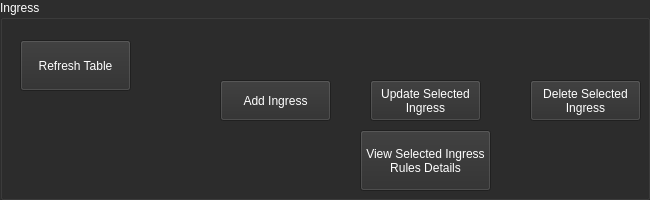
               <widget class="QGroupBox" name="groupBox_7">
                <property name="sizePolicy">
                 <sizepolicy hsizetype="Preferred" vsizetype="Preferred">
                  <horstretch>0</horstretch>
                  <verstretch>2</verstretch>
                 </sizepolicy>
                </property>
                <property name="palette">
                 <palette>
                  <active>
                   <colorrole role="WindowText">
                    <brush brushstyle="SolidPattern">
                     <color alpha="255">
                      <red>255</red>
                      <green>255</green>
                      <blue>255</blue>
                     </color>
                    </brush>
                   </colorrole>
                   <colorrole role="Button">
                    <brush brushstyle="SolidPattern">
                     <color alpha="255">
                      <red>45</red>
                      <green>45</green>
                      <blue>45</blue>
                     </color>
                    </brush>
                   </colorrole>
                   <colorrole role="Base">
                    <brush brushstyle="SolidPattern">
                     <color alpha="255">
                      <red>45</red>
                      <green>45</green>
                      <blue>45</blue>
                     </color>
                    </brush>
                   </colorrole>
                   <colorrole role="Window">
                    <brush brushstyle="SolidPattern">
                     <color alpha="255">
                      <red>45</red>
                      <green>45</green>
                      <blue>45</blue>
                     </color>
                    </brush>
                   </colorrole>
                  </active>
                  <inactive>
                   <colorrole role="WindowText">
                    <brush brushstyle="SolidPattern">
                     <color alpha="255">
                      <red>255</red>
                      <green>255</green>
                      <blue>255</blue>
                     </color>
                    </brush>
                   </colorrole>
                   <colorrole role="Button">
                    <brush brushstyle="SolidPattern">
                     <color alpha="255">
                      <red>45</red>
                      <green>45</green>
                      <blue>45</blue>
                     </color>
                    </brush>
                   </colorrole>
                   <colorrole role="Base">
                    <brush brushstyle="SolidPattern">
                     <color alpha="255">
                      <red>45</red>
                      <green>45</green>
                      <blue>45</blue>
                     </color>
                    </brush>
                   </colorrole>
                   <colorrole role="Window">
                    <brush brushstyle="SolidPattern">
                     <color alpha="255">
                      <red>45</red>
                      <green>45</green>
                      <blue>45</blue>
                     </color>
                    </brush>
                   </colorrole>
                  </inactive>
                  <disabled>
                   <colorrole role="WindowText">
                    <brush brushstyle="SolidPattern">
                     <color alpha="255">
                      <red>120</red>
                      <green>120</green>
                      <blue>120</blue>
                     </color>
                    </brush>
                   </colorrole>
                   <colorrole role="Button">
                    <brush brushstyle="SolidPattern">
                     <color alpha="255">
                      <red>45</red>
                      <green>45</green>
                      <blue>45</blue>
                     </color>
                    </brush>
                   </colorrole>
                   <colorrole role="Base">
                    <brush brushstyle="SolidPattern">
                     <color alpha="255">
                      <red>45</red>
                      <green>45</green>
                      <blue>45</blue>
                     </color>
                    </brush>
                   </colorrole>
                   <colorrole role="Window">
                    <brush brushstyle="SolidPattern">
                     <color alpha="255">
                      <red>45</red>
                      <green>45</green>
                      <blue>45</blue>
                     </color>
                    </brush>
                   </colorrole>
                  </disabled>
                 </palette>
                </property>
                <property name="title">
                 <string>Ingress</string>
                </property>
                <widget class="QPushButton" name="btn_add_ingress">
                 <property name="geometry">
                  <rect>
                   <x>220</x>
                   <y>80</y>
                   <width>111</width>
                   <height>41</height>
                  </rect>
                 </property>
                 <property name="palette">
                  <palette>
                   <active>
                    <colorrole role="Button">
                     <brush brushstyle="SolidPattern">
                      <color alpha="255">
                       <red>45</red>
                       <green>45</green>
                       <blue>45</blue>
                      </color>
                     </brush>
                    </colorrole>
                    <colorrole role="ButtonText">
                     <brush brushstyle="SolidPattern">
                      <color alpha="255">
                       <red>255</red>
                       <green>255</green>
                       <blue>255</blue>
                      </color>
                     </brush>
                    </colorrole>
                    <colorrole role="Base">
                     <brush brushstyle="SolidPattern">
                      <color alpha="255">
                       <red>45</red>
                       <green>45</green>
                       <blue>45</blue>
                      </color>
                     </brush>
                    </colorrole>
                    <colorrole role="Window">
                     <brush brushstyle="SolidPattern">
                      <color alpha="255">
                       <red>45</red>
                       <green>45</green>
                       <blue>45</blue>
                      </color>
                     </brush>
                    </colorrole>
                   </active>
                   <inactive>
                    <colorrole role="Button">
                     <brush brushstyle="SolidPattern">
                      <color alpha="255">
                       <red>45</red>
                       <green>45</green>
                       <blue>45</blue>
                      </color>
                     </brush>
                    </colorrole>
                    <colorrole role="ButtonText">
                     <brush brushstyle="SolidPattern">
                      <color alpha="255">
                       <red>255</red>
                       <green>255</green>
                       <blue>255</blue>
                      </color>
                     </brush>
                    </colorrole>
                    <colorrole role="Base">
                     <brush brushstyle="SolidPattern">
                      <color alpha="255">
                       <red>45</red>
                       <green>45</green>
                       <blue>45</blue>
                      </color>
                     </brush>
                    </colorrole>
                    <colorrole role="Window">
                     <brush brushstyle="SolidPattern">
                      <color alpha="255">
                       <red>45</red>
                       <green>45</green>
                       <blue>45</blue>
                      </color>
                     </brush>
                    </colorrole>
                   </inactive>
                   <disabled>
                    <colorrole role="Button">
                     <brush brushstyle="SolidPattern">
                      <color alpha="255">
                       <red>45</red>
                       <green>45</green>
                       <blue>45</blue>
                      </color>
                     </brush>
                    </colorrole>
                    <colorrole role="ButtonText">
                     <brush brushstyle="SolidPattern">
                      <color alpha="255">
                       <red>120</red>
                       <green>120</green>
                       <blue>120</blue>
                      </color>
                     </brush>
                    </colorrole>
                    <colorrole role="Base">
                     <brush brushstyle="SolidPattern">
                      <color alpha="255">
                       <red>45</red>
                       <green>45</green>
                       <blue>45</blue>
                      </color>
                     </brush>
                    </colorrole>
                    <colorrole role="Window">
                     <brush brushstyle="SolidPattern">
                      <color alpha="255">
                       <red>45</red>
                       <green>45</green>
                       <blue>45</blue>
                      </color>
                     </brush>
                    </colorrole>
                   </disabled>
                  </palette>
                 </property>
                 <property name="text">
                  <string>Add Ingress</string>
                 </property>
                </widget>
                <widget class="QPushButton" name="btn_delete_ingress">
                 <property name="geometry">
                  <rect>
                   <x>530</x>
                   <y>80</y>
                   <width>111</width>
                   <height>41</height>
                  </rect>
                 </property>
                 <property name="palette">
                  <palette>
                   <active>
                    <colorrole role="Button">
                     <brush brushstyle="SolidPattern">
                      <color alpha="255">
                       <red>45</red>
                       <green>45</green>
                       <blue>45</blue>
                      </color>
                     </brush>
                    </colorrole>
                    <colorrole role="ButtonText">
                     <brush brushstyle="SolidPattern">
                      <color alpha="255">
                       <red>255</red>
                       <green>255</green>
                       <blue>255</blue>
                      </color>
                     </brush>
                    </colorrole>
                    <colorrole role="Base">
                     <brush brushstyle="SolidPattern">
                      <color alpha="255">
                       <red>45</red>
                       <green>45</green>
                       <blue>45</blue>
                      </color>
                     </brush>
                    </colorrole>
                    <colorrole role="Window">
                     <brush brushstyle="SolidPattern">
                      <color alpha="255">
                       <red>45</red>
                       <green>45</green>
                       <blue>45</blue>
                      </color>
                     </brush>
                    </colorrole>
                   </active>
                   <inactive>
                    <colorrole role="Button">
                     <brush brushstyle="SolidPattern">
                      <color alpha="255">
                       <red>45</red>
                       <green>45</green>
                       <blue>45</blue>
                      </color>
                     </brush>
                    </colorrole>
                    <colorrole role="ButtonText">
                     <brush brushstyle="SolidPattern">
                      <color alpha="255">
                       <red>255</red>
                       <green>255</green>
                       <blue>255</blue>
                      </color>
                     </brush>
                    </colorrole>
                    <colorrole role="Base">
                     <brush brushstyle="SolidPattern">
                      <color alpha="255">
                       <red>45</red>
                       <green>45</green>
                       <blue>45</blue>
                      </color>
                     </brush>
                    </colorrole>
                    <colorrole role="Window">
                     <brush brushstyle="SolidPattern">
                      <color alpha="255">
                       <red>45</red>
                       <green>45</green>
                       <blue>45</blue>
                      </color>
                     </brush>
                    </colorrole>
                   </inactive>
                   <disabled>
                    <colorrole role="Button">
                     <brush brushstyle="SolidPattern">
                      <color alpha="255">
                       <red>45</red>
                       <green>45</green>
                       <blue>45</blue>
                      </color>
                     </brush>
                    </colorrole>
                    <colorrole role="ButtonText">
                     <brush brushstyle="SolidPattern">
                      <color alpha="255">
                       <red>120</red>
                       <green>120</green>
                       <blue>120</blue>
                      </color>
                     </brush>
                    </colorrole>
                    <colorrole role="Base">
                     <brush brushstyle="SolidPattern">
                      <color alpha="255">
                       <red>45</red>
                       <green>45</green>
                       <blue>45</blue>
                      </color>
                     </brush>
                    </colorrole>
                    <colorrole role="Window">
                     <brush brushstyle="SolidPattern">
                      <color alpha="255">
                       <red>45</red>
                       <green>45</green>
                       <blue>45</blue>
                      </color>
                     </brush>
                    </colorrole>
                   </disabled>
                  </palette>
                 </property>
                 <property name="text">
                  <string>Delete Selected
Ingress</string>
                 </property>
                </widget>
                <widget class="QPushButton" name="btn_update_ingress">
                 <property name="geometry">
                  <rect>
                   <x>370</x>
                   <y>80</y>
                   <width>111</width>
                   <height>41</height>
                  </rect>
                 </property>
                 <property name="palette">
                  <palette>
                   <active>
                    <colorrole role="Button">
                     <brush brushstyle="SolidPattern">
                      <color alpha="255">
                       <red>45</red>
                       <green>45</green>
                       <blue>45</blue>
                      </color>
                     </brush>
                    </colorrole>
                    <colorrole role="ButtonText">
                     <brush brushstyle="SolidPattern">
                      <color alpha="255">
                       <red>255</red>
                       <green>255</green>
                       <blue>255</blue>
                      </color>
                     </brush>
                    </colorrole>
                    <colorrole role="Base">
                     <brush brushstyle="SolidPattern">
                      <color alpha="255">
                       <red>45</red>
                       <green>45</green>
                       <blue>45</blue>
                      </color>
                     </brush>
                    </colorrole>
                    <colorrole role="Window">
                     <brush brushstyle="SolidPattern">
                      <color alpha="255">
                       <red>45</red>
                       <green>45</green>
                       <blue>45</blue>
                      </color>
                     </brush>
                    </colorrole>
                   </active>
                   <inactive>
                    <colorrole role="Button">
                     <brush brushstyle="SolidPattern">
                      <color alpha="255">
                       <red>45</red>
                       <green>45</green>
                       <blue>45</blue>
                      </color>
                     </brush>
                    </colorrole>
                    <colorrole role="ButtonText">
                     <brush brushstyle="SolidPattern">
                      <color alpha="255">
                       <red>255</red>
                       <green>255</green>
                       <blue>255</blue>
                      </color>
                     </brush>
                    </colorrole>
                    <colorrole role="Base">
                     <brush brushstyle="SolidPattern">
                      <color alpha="255">
                       <red>45</red>
                       <green>45</green>
                       <blue>45</blue>
                      </color>
                     </brush>
                    </colorrole>
                    <colorrole role="Window">
                     <brush brushstyle="SolidPattern">
                      <color alpha="255">
                       <red>45</red>
                       <green>45</green>
                       <blue>45</blue>
                      </color>
                     </brush>
                    </colorrole>
                   </inactive>
                   <disabled>
                    <colorrole role="Button">
                     <brush brushstyle="SolidPattern">
                      <color alpha="255">
                       <red>45</red>
                       <green>45</green>
                       <blue>45</blue>
                      </color>
                     </brush>
                    </colorrole>
                    <colorrole role="ButtonText">
                     <brush brushstyle="SolidPattern">
                      <color alpha="255">
                       <red>120</red>
                       <green>120</green>
                       <blue>120</blue>
                      </color>
                     </brush>
                    </colorrole>
                    <colorrole role="Base">
                     <brush brushstyle="SolidPattern">
                      <color alpha="255">
                       <red>45</red>
                       <green>45</green>
                       <blue>45</blue>
                      </color>
                     </brush>
                    </colorrole>
                    <colorrole role="Window">
                     <brush brushstyle="SolidPattern">
                      <color alpha="255">
                       <red>45</red>
                       <green>45</green>
                       <blue>45</blue>
                      </color>
                     </brush>
                    </colorrole>
                   </disabled>
                  </palette>
                 </property>
                 <property name="text">
                  <string>Update Selected
Ingress</string>
                 </property>
                </widget>
                <widget class="QPushButton" name="btn_refresh_ingress_table">
                 <property name="geometry">
                  <rect>
                   <x>20</x>
                   <y>40</y>
                   <width>111</width>
                   <height>51</height>
                  </rect>
                 </property>
                 <property name="palette">
                  <palette>
                   <active>
                    <colorrole role="Button">
                     <brush brushstyle="SolidPattern">
                      <color alpha="255">
                       <red>45</red>
                       <green>45</green>
                       <blue>45</blue>
                      </color>
                     </brush>
                    </colorrole>
                    <colorrole role="ButtonText">
                     <brush brushstyle="SolidPattern">
                      <color alpha="255">
                       <red>255</red>
                       <green>255</green>
                       <blue>255</blue>
                      </color>
                     </brush>
                    </colorrole>
                    <colorrole role="Base">
                     <brush brushstyle="SolidPattern">
                      <color alpha="255">
                       <red>45</red>
                       <green>45</green>
                       <blue>45</blue>
                      </color>
                     </brush>
                    </colorrole>
                    <colorrole role="Window">
                     <brush brushstyle="SolidPattern">
                      <color alpha="255">
                       <red>45</red>
                       <green>45</green>
                       <blue>45</blue>
                      </color>
                     </brush>
                    </colorrole>
                   </active>
                   <inactive>
                    <colorrole role="Button">
                     <brush brushstyle="SolidPattern">
                      <color alpha="255">
                       <red>45</red>
                       <green>45</green>
                       <blue>45</blue>
                      </color>
                     </brush>
                    </colorrole>
                    <colorrole role="ButtonText">
                     <brush brushstyle="SolidPattern">
                      <color alpha="255">
                       <red>255</red>
                       <green>255</green>
                       <blue>255</blue>
                      </color>
                     </brush>
                    </colorrole>
                    <colorrole role="Base">
                     <brush brushstyle="SolidPattern">
                      <color alpha="255">
                       <red>45</red>
                       <green>45</green>
                       <blue>45</blue>
                      </color>
                     </brush>
                    </colorrole>
                    <colorrole role="Window">
                     <brush brushstyle="SolidPattern">
                      <color alpha="255">
                       <red>45</red>
                       <green>45</green>
                       <blue>45</blue>
                      </color>
                     </brush>
                    </colorrole>
                   </inactive>
                   <disabled>
                    <colorrole role="Button">
                     <brush brushstyle="SolidPattern">
                      <color alpha="255">
                       <red>45</red>
                       <green>45</green>
                       <blue>45</blue>
                      </color>
                     </brush>
                    </colorrole>
                    <colorrole role="ButtonText">
                     <brush brushstyle="SolidPattern">
                      <color alpha="255">
                       <red>120</red>
                       <green>120</green>
                       <blue>120</blue>
                      </color>
                     </brush>
                    </colorrole>
                    <colorrole role="Base">
                     <brush brushstyle="SolidPattern">
                      <color alpha="255">
                       <red>45</red>
                       <green>45</green>
                       <blue>45</blue>
                      </color>
                     </brush>
                    </colorrole>
                    <colorrole role="Window">
                     <brush brushstyle="SolidPattern">
                      <color alpha="255">
                       <red>45</red>
                       <green>45</green>
                       <blue>45</blue>
                      </color>
                     </brush>
                    </colorrole>
                   </disabled>
                  </palette>
                 </property>
                 <property name="text">
                  <string>Refresh Table</string>
                 </property>
                </widget>
                <widget class="QPushButton" name="btn_ingress_rules">
                 <property name="geometry">
                  <rect>
                   <x>360</x>
                   <y>130</y>
                   <width>131</width>
                   <height>61</height>
                  </rect>
                 </property>
                 <property name="palette">
                  <palette>
                   <active>
                    <colorrole role="Button">
                     <brush brushstyle="SolidPattern">
                      <color alpha="255">
                       <red>45</red>
                       <green>45</green>
                       <blue>45</blue>
                      </color>
                     </brush>
                    </colorrole>
                    <colorrole role="ButtonText">
                     <brush brushstyle="SolidPattern">
                      <color alpha="255">
                       <red>255</red>
                       <green>255</green>
                       <blue>255</blue>
                      </color>
                     </brush>
                    </colorrole>
                    <colorrole role="Base">
                     <brush brushstyle="SolidPattern">
                      <color alpha="255">
                       <red>45</red>
                       <green>45</green>
                       <blue>45</blue>
                      </color>
                     </brush>
                    </colorrole>
                    <colorrole role="Window">
                     <brush brushstyle="SolidPattern">
                      <color alpha="255">
                       <red>45</red>
                       <green>45</green>
                       <blue>45</blue>
                      </color>
                     </brush>
                    </colorrole>
                   </active>
                   <inactive>
                    <colorrole role="Button">
                     <brush brushstyle="SolidPattern">
                      <color alpha="255">
                       <red>45</red>
                       <green>45</green>
                       <blue>45</blue>
                      </color>
                     </brush>
                    </colorrole>
                    <colorrole role="ButtonText">
                     <brush brushstyle="SolidPattern">
                      <color alpha="255">
                       <red>255</red>
                       <green>255</green>
                       <blue>255</blue>
                      </color>
                     </brush>
                    </colorrole>
                    <colorrole role="Base">
                     <brush brushstyle="SolidPattern">
                      <color alpha="255">
                       <red>45</red>
                       <green>45</green>
                       <blue>45</blue>
                      </color>
                     </brush>
                    </colorrole>
                    <colorrole role="Window">
                     <brush brushstyle="SolidPattern">
                      <color alpha="255">
                       <red>45</red>
                       <green>45</green>
                       <blue>45</blue>
                      </color>
                     </brush>
                    </colorrole>
                   </inactive>
                   <disabled>
                    <colorrole role="Button">
                     <brush brushstyle="SolidPattern">
                      <color alpha="255">
                       <red>45</red>
                       <green>45</green>
                       <blue>45</blue>
                      </color>
                     </brush>
                    </colorrole>
                    <colorrole role="ButtonText">
                     <brush brushstyle="SolidPattern">
                      <color alpha="255">
                       <red>120</red>
                       <green>120</green>
                       <blue>120</blue>
                      </color>
                     </brush>
                    </colorrole>
                    <colorrole role="Base">
                     <brush brushstyle="SolidPattern">
                      <color alpha="255">
                       <red>45</red>
                       <green>45</green>
                       <blue>45</blue>
                      </color>
                     </brush>
                    </colorrole>
                    <colorrole role="Window">
                     <brush brushstyle="SolidPattern">
                      <color alpha="255">
                       <red>45</red>
                       <green>45</green>
                       <blue>45</blue>
                      </color>
                     </brush>
                    </colorrole>
                   </disabled>
                  </palette>
                 </property>
                 <property name="text">
                  <string>View Selected Ingress
Rules Details</string>
                 </property>
                </widget>
               </widget>
